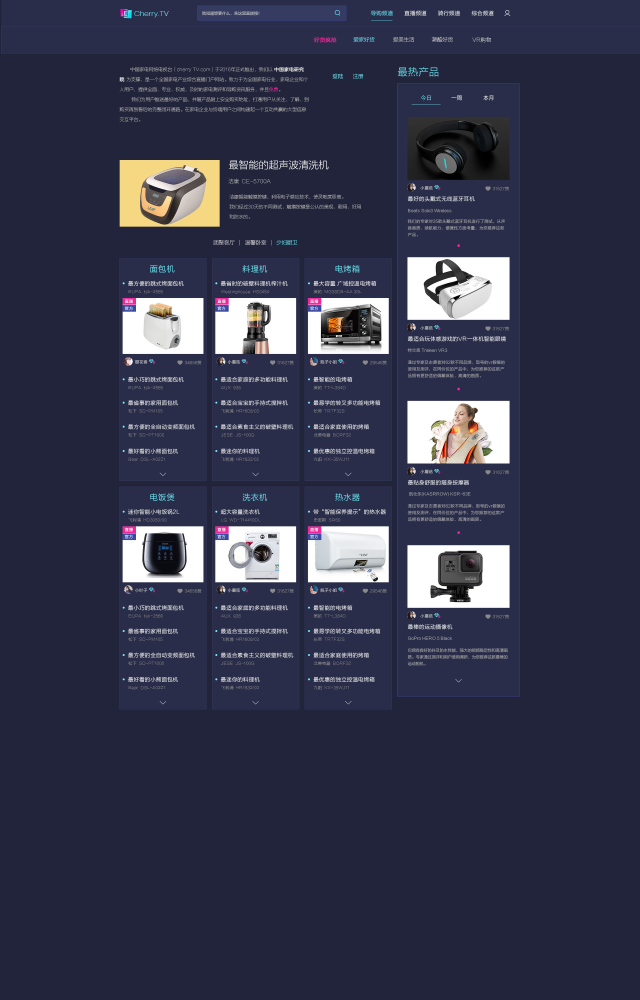
#> input picture test.jpg, 1920 x 3000 px (shown at 1/3 size)
$ python 013Module.py   (Python 2 division)
#> lines starting #> are read from the running program, lines starting #| are printed output that depends on the picture
#coding=utf-8
#007模块：一个文件可以看成是一个模块，目录可以看成是一个包，每个包底下有一个__init__.py的文件
#使用模块:
'a test module'
from PIL import Image

__author__='lieyan123091'
import sys

def test():
    args = sys.argv
    if len(args)==1:
        print "Hello World"
    elif len(args)==2:
        print "Hello %s!" % args[1]
    else:
        print "Too Many arguments"
#Python解释器把一个特殊变量__name__置为__main__，而如果在其他地方导入该hello模块时，if判断将失败，因此，这种if测试可以让一个模块通过命令行运行时执行一些额外的代码，最常见的就是运行测试
#引入第三方库
def test2():
    im = Image.open('test.jpg')
#> im is the input picture: PIL image 1920x3000 RGB; mean R, G, B 52.8, 54.7, 76.4
    print im.format, im.size, im.mode #JPEG (1920, 3000) RGB
#| JPEG (1920, 3000) RGB
    im.thumbnail((200, 100))
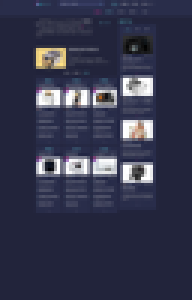
#> im: PIL image 64x100 RGB (shown 3 times larger); mean R, G, B 52.7, 54.6, 76.3
    im.save('thumb.jpg', 'JPEG')

if __name__ == "__main__":
    test()
    test2()
